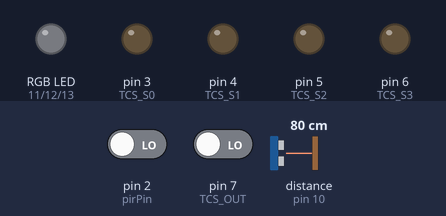
The sketch below on a simulated Arduino Uno, built with avr-gcc and run on an emulated ATmega328P. Parts: an RGB LED mixed from three pins (HIGH = lit), output pins drawn as LEDs (lit = HIGH). Wiring (inferred from the names in the program): ultrasonic range finder: trigger pin 9; echo pin 10. The test bench sets the inputs (shaded band); at power-on: pin 2 (pirPin) LOW, pin 7 (TCS_OUT) LOW, distance to the obstacle (sensor on pin 10) 80 cm. The echo pulse lasts 58.3 µs per cm; random numbers use the default seed unless the sketch sets one; pins used as bus, display or sensor lines are not drawn; what the sketch prints to the serial monitor is not drawn.

Above: at 1.2 s.
1.3 s: pin 2 (pirPin) driven HIGH
At 2.78 s:
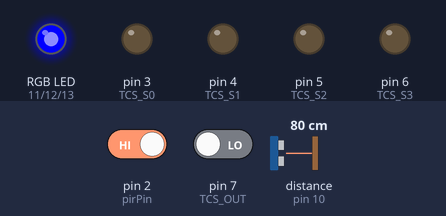
At 11.3 s:
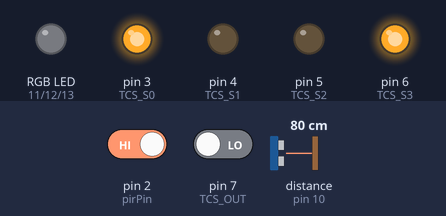
Timing chart, 0 to 14.1 s (numbered marks = the images above; inputs shaded):
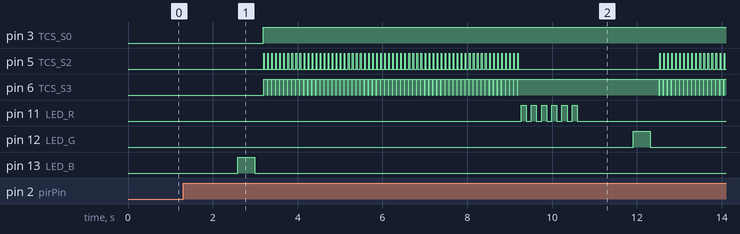

The sketch:

ProyectoArdui.ino
```cpp
// =============================================
// SIMÓN DICE IoT - Versión Calibrada TCS3200
// SIN SERVO - Solo componentes que tienes
// Color detectado con NOMBRE COMPLETO
// =============================================

String sequence = "";
int roundNumber = 1;
int gameSpeed = 800;
unsigned long reactionStart = 0;
bool gameActive = false;

// ================== PINES ==================
const int trigPin = 9;
const int echoPin = 10;
const int pirPin = 2;

const int TCS_S0 = 3;
const int TCS_S1 = 4;
const int TCS_S2 = 5;
const int TCS_S3 = 6;
const int TCS_OUT = 7;

const int LED_R = 11;
const int LED_G = 12;
const int LED_B = 13;

// ================== FUNCIONES ==================

long getDistance() {
  digitalWrite(trigPin, LOW);
  delayMicroseconds(2);
  digitalWrite(trigPin, HIGH);
  delayMicroseconds(10);
  digitalWrite(trigPin, LOW);
  long duration = pulseIn(echoPin, HIGH, 30000);
  return duration * 0.034 / 2;
}

char readColor() {
  digitalWrite(TCS_S0, HIGH);
  digitalWrite(TCS_S1, LOW);   // 20% escala

  // Lecturas RAW
  digitalWrite(TCS_S2, LOW);  digitalWrite(TCS_S3, LOW);
  int rawRed = pulseIn(TCS_OUT, LOW, 15000);

  digitalWrite(TCS_S2, HIGH); digitalWrite(TCS_S3, HIGH);
  int rawGreen = pulseIn(TCS_OUT, LOW, 15000);

  digitalWrite(TCS_S2, LOW);  digitalWrite(TCS_S3, HIGH);
  int rawBlue = pulseIn(TCS_OUT, LOW, 15000);

  // Calibración según tus mediciones
  if (rawRed < 45 && rawGreen > 90 && rawBlue > 60) return 'R';  // Rojo
  if (rawGreen < 45 && rawBlue > 50) return 'G';                 // Verde
  if (rawRed > 65 && rawGreen < 50 && rawBlue < 40) return 'B';  // Azul

  return 'X';  // Ninguno
}

String getColorName(char color) {
  if (color == 'R') return "Rojo";
  if (color == 'G') return "Verde";
  if (color == 'B') return "Azul";
  return "Ninguno";
}

void showColor(char color) {
  digitalWrite(LED_R, LOW);
  digitalWrite(LED_G, LOW);
  digitalWrite(LED_B, LOW);

  if (color == 'R') digitalWrite(LED_R, HIGH);
  else if (color == 'G') digitalWrite(LED_G, HIGH);
  else if (color == 'B') digitalWrite(LED_B, HIGH);

  delay(400);
  digitalWrite(LED_R, LOW);
  digitalWrite(LED_G, LOW);
  digitalWrite(LED_B, LOW);
  delay(200);
}

void generateSequence() {
  const char colors[] = {'R', 'G', 'B'};
  sequence += colors[random(0, 3)];
}

void sendDataRow(int distance, int motion, char detectedChar, int r, int g, int b,
                 unsigned long reactionTime, int success, int speed) {

  String colorName = getColorName(detectedChar);

  Serial.print(millis()); Serial.print(",");
  Serial.print(distance); Serial.print(",");
  Serial.print(motion); Serial.print(",");
  Serial.print(colorName); Serial.print(",");
  Serial.print(r); Serial.print(",");
  Serial.print(g); Serial.print(",");
  Serial.print(b); Serial.print(",");
  Serial.print(reactionTime); Serial.print(",");
  Serial.print(roundNumber); Serial.print(",");
  Serial.print(success); Serial.print(",");
  Serial.print(speed); Serial.print(",");
  Serial.print(sequence.length()); Serial.println();
}

// ================== SETUP ==================
void setup() {
  Serial.begin(115200);
  randomSeed(analogRead(0));

  pinMode(trigPin, OUTPUT);
  pinMode(echoPin, INPUT);
  pinMode(pirPin, INPUT);
  pinMode(TCS_S0, OUTPUT);
  pinMode(TCS_S1, OUTPUT);
  pinMode(TCS_S2, OUTPUT);
  pinMode(TCS_S3, OUTPUT);
  pinMode(TCS_OUT, INPUT);
  pinMode(LED_R, OUTPUT);
  pinMode(LED_G, OUTPUT);
  pinMode(LED_B, OUTPUT);

  Serial.println("timestamp_ms,distancia_cm,movimiento,color_detectado,r,g,b,tiempo_reaccion_ms,ronda,acierto,velocidad_ms,longitud_secuencia");
  Serial.println("=== SIMON DICE IOT INICIADO - Calibración TCS3200 Activa ===");
}

// ================== LOOP ==================
void loop() {
  int distance = getDistance();
  int motion = digitalRead(pirPin);

  if (!gameActive && motion == HIGH && distance < 80 && distance > 5) {
    delay(1200);
    gameActive = true;
    roundNumber = 1;
    sequence = "";
    Serial.println("=== NUEVA SESIÓN INICIADA ===");
  }

  if (!gameActive) {
    delay(100);
    return;
  }

  generateSequence();
  gameSpeed = constrain(800 - (roundNumber * 28), 280, 800);

  // Mostrar secuencia
  for (char c : sequence) {
    showColor(c);
  }

  // Esperar respuestas del jugador
  for (int i = 0; i < sequence.length(); i++) {
    reactionStart = millis();
    char userColor = 'X';
    unsigned long timeout = millis();

    while (millis() - timeout < 6000) {
      userColor = readColor();
      if (userColor != 'X') break;
      delay(50);
    }

    unsigned long reactionTime = millis() - reactionStart;
    int success = (userColor == sequence[i]) ? 1 : 0;

    // RGB aproximados
    int r = (userColor == 'R') ? 255 : 40;
    int g = (userColor == 'G') ? 255 : 40;
    int b = (userColor == 'B') ? 255 : 40;

    sendDataRow(distance, motion, userColor, r, g, b, reactionTime, success, gameSpeed);

    if (success == 0) {
      for (int j = 0; j < 6; j++) {
        digitalWrite(LED_R, HIGH); delay(120);
        digitalWrite(LED_R, LOW);  delay(120);
      }
      gameActive = false;
      Serial.println("=== SESIÓN TERMINADA - FALLO ===");
      return;
    }
    delay(150);
  }

  roundNumber++;
  if (roundNumber > 25) {
    gameActive = false;
    Serial.println("=== SESIÓN TERMINADA - MÁXIMO RONDAS ===");
  }

  delay(600);
}
```

Measured:
- after the input at 1.3 s, pin 3 (TCS_S0): LOW → HIGH after 1.9 s; pin 5 (TCS_S2): goes 63 × (HIGH 0.02 s, LOW 0.08 s), HIGH 0.02 s, LOW 3.3 s, 16 × (HIGH 0.02 s, LOW 0.08 s), HIGH 0.02 s, then LOW, starting after 1.9 s
